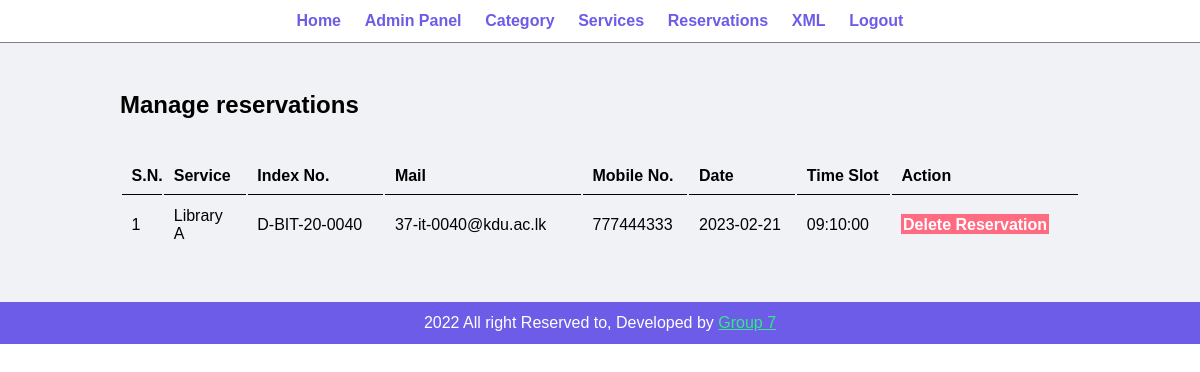
The app's page /admin/appointment.php with its own data.
### tables this page shows
CREATE TABLE `reservations` (
  `res_id` int(10) NOT NULL,
  `res_service` varchar(100) NOT NULL,
  `res_index` varchar(50) NOT NULL,
  `res_email` varchar(50) NOT NULL,
  `res_tel` int(15) NOT NULL,
  `res_date` date NOT NULL,
  `res_slot` time NOT NULL
);

### admin/appointment.php (the view, shortened to what this page needs)
<?php include('partials/menu.php');?>
<div class="main-content">
        <div class="wrapper">
       <h2>Manage reservations</h2>
       <br>
         <br>
       <table class="tbl-full">
         <tr>
         <th>S.N.</th>
         <th>Service</th>
         <th>Index No.</th>
         <th>Mail</th>
         <th>Mobile No.</th>
         <th>Date</th>
         <th>Time Slot</th>
         <th>Action</th>
         </tr>
    <?php
        $sql = "SELECT * FROM reservations";
        $res= mysqli_query($conn,$sql);
        $count=mysqli_num_rows($res);
        $sn=1;
        if($count>0)
        {
            while($row=mysqli_fetch_assoc($res))
            {
              $id=$row['res_id'];
              $res_service = $row['res_service'];
              $res_index=$row['res_index'];
              $res_email=$row['res_email'];
              $res_tel = $row['res_tel'];
              $res_date = $row['res_date'];
              $res_slot = $row['res_slot'];
              ?>
            <tr>
                <td><?php echo $sn++ ; ?></td>
                <td><?php echo $res_service; ?></td>
                <td><?php echo $res_index; ?></td>
                <td><?php echo $res_email; ?></td>
                <td><?php echo $res_tel; ?></td>
                <td><?php echo $res_date; ?></td>
                <td><?php echo $res_slot; ?></td>
                <td>
                <a href="<?php echo SITEURL; ?>admin/delete-reservation.php? res_id=<?php echo $id; ?>" class="btn-danger"> Delete Reservation</a>
                </td>
            </tr>
              <?php
            }
        }
        else
        {
            echo"<tr><td colspan='8' class='error'> No Service Addded.</td></tr>";
        }
        ?>
       </table>
        </div>
      </div>
<?php include('partials/footer.php');?>

### css/admin.css (style rules this page uses)
* { margin: 0; padding: 0; font-family: Arial, Helvetica, sans-serif; }
.wrapper { padding: 1%; width: 80%; margin: 0 auto; }
.tbl-full { width: 100%; }
table tr th { border-bottom: 1px solid black; padding: 1%; text-align: left; }
table tr td { padding: 1%; }
.btn-danger { background-color: #ff6b81; padding: 1%; color: white; text-decoration: none; font-weight: bold; }
.main-content { background-color: #f1f2f6; padding: 3% 0; }
a { color: #31ea84; }

### admin/appointment.php (style rules this page uses)
.tbl-full { width: 100%; }
table tr th { border-bottom: 1px solid black; padding: 1%; text-align: left; }
table tr td { padding: 1%; }
.btn-danger { background-color: #ff6b81; padding: 1%; color: white; text-decoration: none; font-weight: bold; }

### records on screen
reservations: res_service "Library A", res_index "D-BIT-20-0040", res_email "37-it-0040@kdu.ac.lk", res_tel "777444333", res_date "2023-02-21", res_slot "09:10:00"
